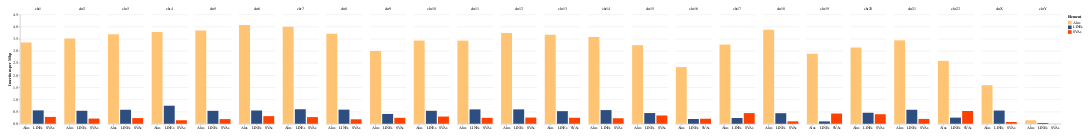

Notebook source saved alongside this figure:
### Code cell
sorter=chromList
sorter2=['ALUs' , 'LINEs', 'SVAs']
alt.Chart(chromDF2).mark_bar().encode(

    # tell Altair which field to group columns on
    x=alt.X('Element:N', title=None),

    # tell Altair which field to use as Y values and how to calculate
    y=alt.Y('sum(Count):Q',
        axis=alt.Axis(
            grid=True,
            title='Insertions per Mbp')),

    # tell Altair which field to use to use as the set of columns to be  represented in each group
    column=alt.Column('Chromosome:N', title=None, sort=chromList),

    # tell Altair which field to use for color segmentation 
    color=alt.Color('Element:N',
            scale=alt.Scale(
                # make it look pretty with an enjoyable color pallet
                range=['#FFC374', '#2C4E80', '#FC4100'],
            ),
        ))\
    .configure_view(
        # remove grid lines around column clusters
        strokeOpacity=0    
    ).properties(
    width=100,
    padding={"left": 20, "top": 20, "right": 20, "bottom": 20}
).configure_axisX(
    labelAngle=0  # Rotate the x-axis ticks by 45 degrees
)

### Figure 1 — Vega-Lite specification as saved in the notebook (floating-point values rounded to 4 significant figures)
{"config": {"view": {"continuousWidth": 300, "continuousHeight": 300, "strokeOpacity": 0}, "axisX": {"labelAngle": 0}}, "data": {"name": "data-611e5a706c66f1695021f4adb846ed86"}, "mark": {"type": "bar"}, "encoding": {"color": {"field": "Element", "scale": {"range": ["#FFC374", "#2C4E80", "#FC4100"]}, "type": "nominal"}, "column": {"field": "Chromosome", "sort": ["chr1", "chr2", "chr3", "chr4", "chr5", "chr6", "chr7", "chr8", "chr9", "chr10", "chr11", "chr12", "chr13", "chr14", "chr15", "chr16", "chr17", "chr18", "chr19", "chr20", "chr21", "chr22", "chrX", "chrY"], "title": null, "type": "nominal"}, "x": {"field": "Element", "title": null, "type": "nominal"}, "y": {"aggregate": "sum", "axis": {"grid": true, "title": "Insertions per Mbp"}, "field": "Count", "type": "quantitative"}}, "padding": {"left": 20, "top": 20, "right": 20, "bottom": 20}, "width": 100, "$schema": "https://vega.github.io/schema/vega-lite/v5.17.0.json", "datasets": {"data-611e5a706c66f1695021f4adb846ed86": [{"Chromosome": "chr1", "Count": 3.35, "Element": "Alus"}, {"Chromosome": "chr1", "Count": 0.5516, "Element": "LINEs"}, {"Chromosome": "chr1", "Count": 0.2818, "Element": "SVAs"}, {"Chromosome": "chr2", "Count": 3.515, "Element": "Alus"}, {"Chromosome": "chr2", "Count": 0.5356, "Element": "LINEs"}, {"Chromosome": "chr2", "Count": 0.2143, "Element": "SVAs"}, {"Chromosome": "chr3", "Count": 3.685, "Element": "Alus"}, {"Chromosome": "chr3", "Count": 0.5768, "Element": "LINEs"}, {"Chromosome": "chr3", "Count": 0.2337, "Element": "SVAs"}, {"Chromosome": "chr4", "Count": 3.776, "Element": "Alus"}, {"Chromosome": "chr4", "Count": 0.7439, "Element": "LINEs"}, {"Chromosome": "chr4", "Count": 0.1446, "Element": "SVAs"}, {"Chromosome": "chr5", "Count": 3.845, "Element": "Alus"}, {"Chromosome": "chr5", "Count": 0.5328, "Element": "LINEs"}, {"Chromosome": "chr5", "Count": 0.1923, "Element": "SVAs"}, {"Chromosome": "chr6", "Count": 4.067, "Element": "Alus"}, {"Chromosome": "chr6", "Count": 0.5461, "Element": "LINEs"}, {"Chromosome": "chr6", "Count": 0.3137, "Element": "SVAs"}, {"Chromosome": "chr7", "Count": 3.998, "Element": "Alus"}, {"Chromosome": "chr7", "Count": 0.5979, "Element": "LINEs"}, {"Chromosome": "chr7", "Count": 0.274, "Element": "SVAs"}, {"Chromosome": "chr8", "Count": 3.713, "Element": "Alus"}, {"Chromosome": "chr8", "Count": 0.5812, "Element": "LINEs"}, {"Chromosome": "chr8", "Count": 0.1846, "Element": "SVAs"}, {"Chromosome": "chr9", "Count": 3.001, "Element": "Alus"}, {"Chromosome": "chr9", "Count": 0.405, "Element": "LINEs"}, {"Chromosome": "chr9", "Count": 0.2457, "Element": "SVAs"}, {"Chromosome": "chr10", "Count": 3.428, "Element": "Alus"}, {"Chromosome": "chr10", "Count": 0.5343, "Element": "LINEs"}, {"Chromosome": "chr10", "Count": 0.2968, "Element": "SVAs"}, {"Chromosome": "chr11", "Count": 3.426, "Element": "Alus"}, {"Chromosome": "chr11", "Count": 0.592, "Element": "LINEs"}, {"Chromosome": "chr11", "Count": 0.2442, "Element": "SVAs"}, {"Chromosome": "chr12", "Count": 3.735, "Element": "Alus"}, {"Chromosome": "chr12", "Count": 0.5925, "Element": "LINEs"}, {"Chromosome": "chr12", "Count": 0.255, "Element": "SVAs"}, {"Chromosome": "chr13", "Count": 3.672, "Element": "Alus"}, {"Chromosome": "chr13", "Count": 0.5195, "Element": "LINEs"}, {"Chromosome": "chr13", "Count": 0.2466, "Element": "SVAs"}, {"Chromosome": "chr14", "Count": 3.578, "Element": "Alus"}, {"Chromosome": "chr14", "Count": 0.5635, "Element": "LINEs"}, {"Chromosome": "chr14", "Count": 0.2274, "Element": "SVAs"}, {"Chromosome": "chr15", "Count": 3.238, "Element": "Alus"}, {"Chromosome": "chr15", "Count": 0.4411, "Element": "LINEs"}, {"Chromosome": "chr15", "Count": 0.3408, "Element": "SVAs"}, {"Chromosome": "chr16", "Count": 2.336, "Element": "Alus"}, {"Chromosome": "chr16", "Count": 0.1972, "Element": "LINEs"}, {"Chromosome": "chr16", "Count": 0.2076, "Element": "SVAs"}, {"Chromosome": "chr17", "Count": 3.263, "Element": "Alus"}, {"Chromosome": "chr17", "Count": 0.2373, "Element": "LINEs"}, {"Chromosome": "chr17", "Count": 0.439, "Element": "SVAs"}, {"Chromosome": "chr18", "Count": 3.874, "Element": "Alus"}, {"Chromosome": "chr18", "Count": 0.4346, "Element": "LINEs"}, {"Chromosome": "chr18", "Count": 0.09933, "Element": "SVAs"}, {"Chromosome": "chr19", "Count": 2.885, "Element": "Alus"}, {"Chromosome": "chr19", "Count": 0.09723, "Element": "LINEs"}, {"Chromosome": "chr19", "Count": 0.4213, "Element": "SVAs"}, {"Chromosome": "chr20", "Count": 3.142, "Element": "Alus"}, {"Chromosome": "chr20", "Count": 0.4531, "Element": "LINEs"}, {"Chromosome": "chr20", "Count": 0.3927, "Element": "SVAs"}, {"Chromosome": "chr21", "Count": 3.438, "Element": "Alus"}, {"Chromosome": "chr21", "Count": 0.5766, "Element": "LINEs"}, {"Chromosome": "chr21", "Count": 0.1996, "Element": "SVAs"}, {"Chromosome": "chr22", "Count": 2.591, "Element": "Alus"}, {"Chromosome": "chr22", "Count": 0.2533, "Element": "LINEs"}, {"Chromosome": "chr22", "Count": 0.5261, "Element": "SVAs"}, {"Chromosome": "chrX", "Count": 1.588, "Element": "Alus"}, {"Chromosome": "chrX", "Count": 0.5445, "Element": "LINEs"}, {"Chromosome": "chrX", "Count": 0.07131, "Element": "SVAs"}, {"Chromosome": "chrY", "Count": 0.1441, "Element": "Alus"}, {"Chromosome": "chrY", "Count": 0.03202, "Element": "LINEs"}, {"Chromosome": "chrY", "Count": 0.0, "Element": "SVAs"}]}}
